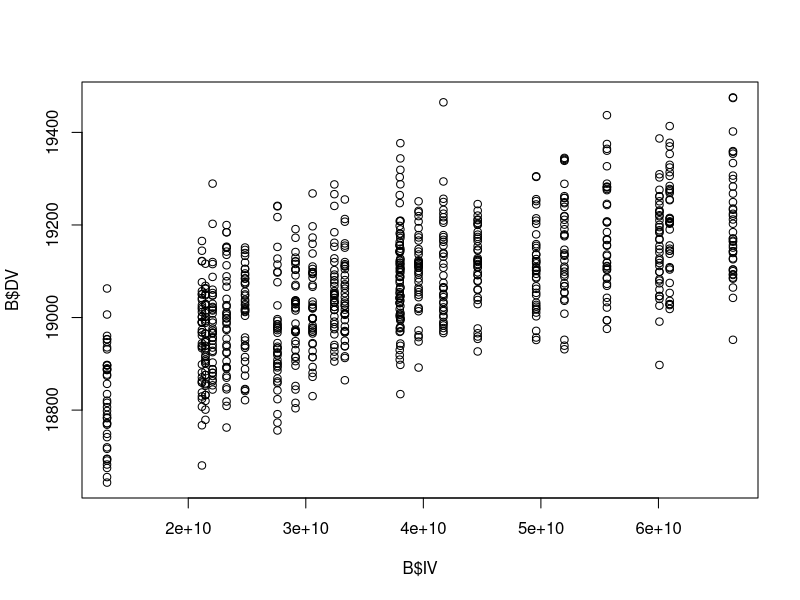

Recreate this plot in R.
##########################################################################################
# Part A

# Read files
x = read.csv("A 1 1 .csv", header = T , na.string = "NULL")
y = read.csv("A 1 2 .csv", header = T, na.string = "NULL")
A = merge(x,y,by="Patientno")

# List wise deletion
A = na.omit(A)

# Linear Model
fitA = lm(formula = A$DV ~ A$IV)

# Output results
summary(fitA)
anova(fitA)

##########################################################################################
# Part B

# Read the file
B = read.csv("B1refined.csv")  # read csv file 

# Plot
plot(B$IV, B$DV)

# Linear model for log and factor
fitB1 = lm(DV ~ log(IV), data = B)
fitB2 = lm(DV ~ factor(IV), data = B)

anova(fitB1, fitB2)
##########################################################################################